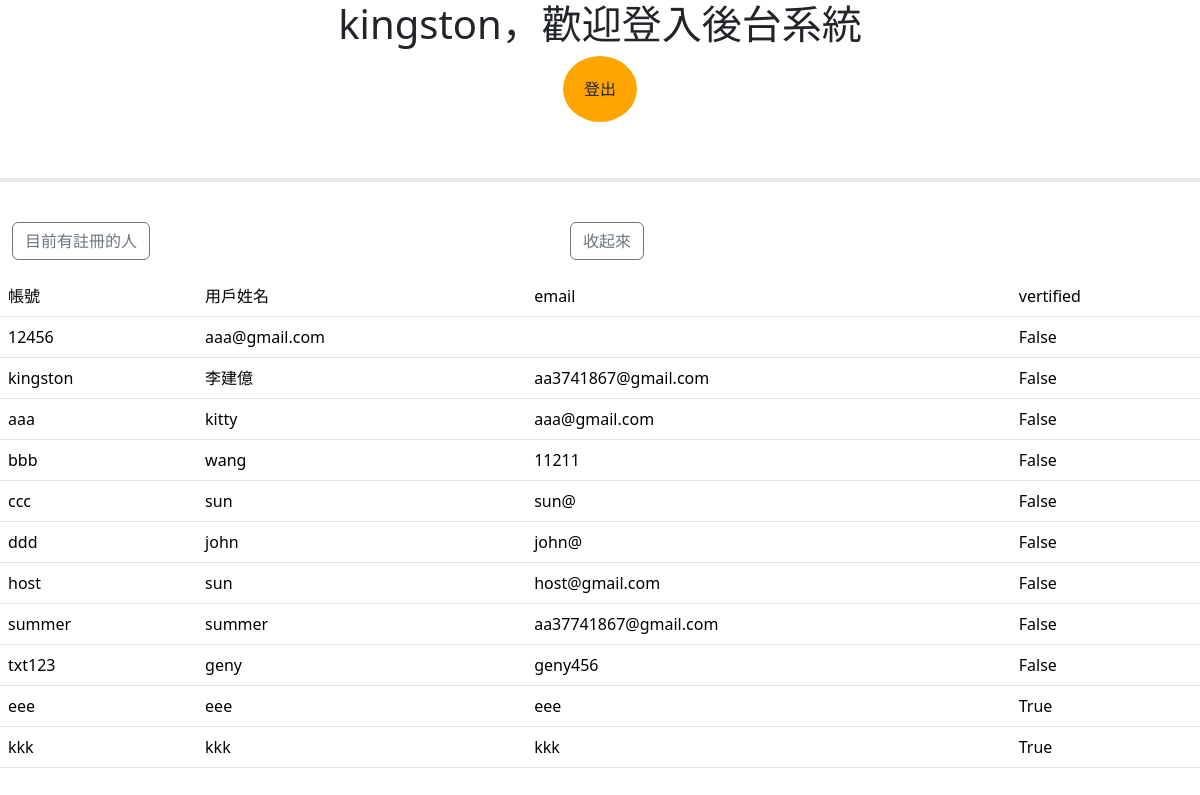
The page /web_app/home_list/ (signed in) on the database its author committed.
### web_app/models.py (models this page shows)
class Visitor(models.Model):
    user = models.CharField(max_length = 30)
    password = models.CharField(max_length = 20)
    name = models.CharField(max_length = 50)
    email = models.CharField(max_length = 30)
    vertified = models.BooleanField(default = False)
    class Meta:
        db_table = "visitor"

### web_app/views.py (the view)
class Homelist(ListView):
    model = Visitor
    template_name = "home_list.html"
    context_object_name = "db_list"
    def get_context_data(self,**kwargs):     #overwriting get_context_data --> **kwargs = {}
        context = super().get_context_data(**kwargs)
        context['username'] = self.request.session["login_user"]
        return context

### templates/home_list.html
{% extends "home.html" %}
{% block list %}
{% for db in db_list %}
<tr>
    <td> {{db.user}} </td>
    <td> {{db.name}} </td>
    <td> {{db.email}}</td>
    <td>{{db.vertified}}</td>
</tr>
{% endfor %}
{% endblock %}

### rows shown on the page
Visitor: user "12456", name "aaa@gmail.com", vertified "False"
Visitor: user "kingston", name "李建億", email "aa3741867@gmail.com", vertified "False"
Visitor: user "aaa", name "kitty", email "aaa@gmail.com", vertified "False"
Visitor: user "bbb", name "wang", email "11211", vertified "False"
Visitor: user "ccc", name "sun", email "sun@", vertified "False"
Visitor: user "ddd", name "john", email "john@", vertified "False"
Visitor: user "host", name "sun", email "host@gmail.com", vertified "False"
Visitor: user "summer", name "summer", email "aa37741867@gmail.com", vertified "False"
Visitor: user "txt123", name "geny", email "geny456", vertified "False"
Visitor: user "eee", name "eee", email "eee", vertified "True"
Visitor: user "kkk", name "kkk", email "kkk", vertified "True"
